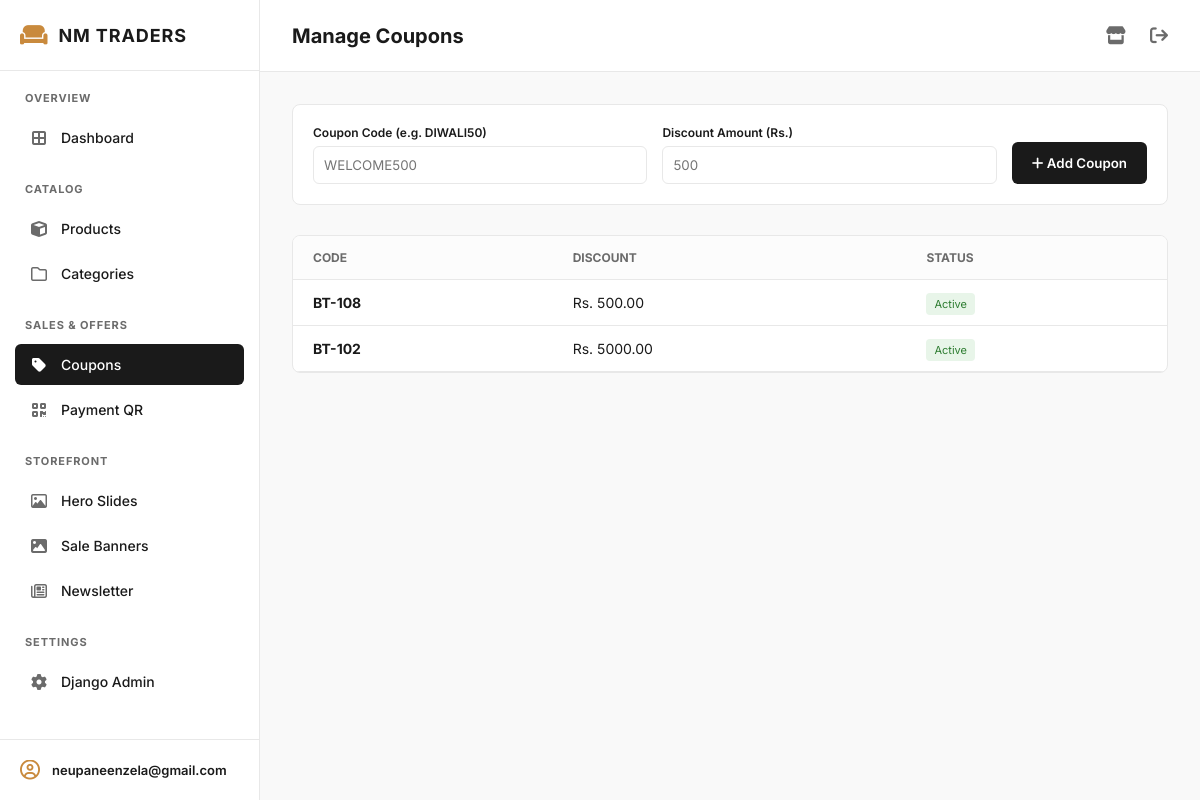
The page /management/coupons/ (signed in) on the database its author committed.
### shop/models.py (models this page shows, shortened)
class Coupon(models.Model):
    code = models.CharField(max_length=50, unique=True, help_text="e.g. DIWALI50")
    discount_amount = models.DecimalField(max_digits=10, decimal_places=2, help_text="Amount in Rs.")
    is_active = models.BooleanField(default=True)

### shop/views.py (the view, shortened to what this page needs)
# urls.py: path('management/coupons/', views.admin_coupon_list, name='admin_coupon_list'),
@staff_member_required
def admin_coupon_list(request):
    coupons = Coupon.objects.all().order_by('-id')
    return render(request, 'admin_panel/coupon_list.html', {'coupons': coupons})

### shop/context_processors.py (called while the page is built)
def site(request):
    cart = request.session.get('cart', {}) if hasattr(request, 'session') else {}
    return {
        'site': SiteSetting.objects.first() or SiteSetting(),
        'nav_categories': Category.objects.all()[:6],
        'cart_count': sum(cart.values()) if cart else 0,
    }

### shop/templates/admin_panel/coupon_list.html (shortened to what this page needs)
{% extends 'admin_panel/admin_base.html' %}
{% block page_header %}Manage Coupons{% endblock %}
{% block content %}
<form method="POST" class="form-inline">
  <div class="form-group">
    <label>Coupon Code (e.g. DIWALI50)</label>
    <input type="text" name="code" class="form-control" required placeholder="WELCOME500">
  </div>
  <div class="form-group">
    <label>Discount Amount (Rs.)</label>
    <input type="number" name="discount_amount" class="form-control" required placeholder="500">
  </div>
  <button type="submit" class="btn-add"><i class="fa fa-plus"></i> Add Coupon</button>
</form>
<div class="table-card">
  <table>
    <thead>
      <tr>
        <th>Code</th>
        <th>Discount</th>
        <th>Status</th>
      </tr>
    </thead>
    <tbody>
      {% for c in coupons %}
      <tr>
        <td><strong>{{ c.code }}</strong></td>
        <td>Rs. {{ c.discount_amount }}</td>
        <td>
          {% if c.is_active %}<span class="badge badge-green" style="background:#e8f5e9;color:#2e7d32;padding:4px 8px;border-radius:4px;font-size:11px;">Active</span>
          {% else %}<span class="badge badge-red" style="background:#ffebee;color:#c62828;padding:4px 8px;border-radius:4px;font-size:11px;">Inactive</span>{% endif %}
        </td>
      </tr>
      {% empty %}
      <tr><td colspan="3" style="text-align:center; padding:20px;">No coupons found.</td></tr>
      {% endfor %}
    </tbody>
  </table>
</div>
{% endblock %}

### shop/templates/admin_panel/admin_base.html (shortened to what this page needs)
{% load static %}
<!doctype html>
<html lang="en">
<head>
  <link rel="stylesheet" href="https://cdnjs.cloudflare.com/ajax/libs/font-awesome/6.5.0/css/all.min.css">
</head>
<body>
  <aside class="sidebar" id="sidebar">
    <div class="sidebar-header">
      <div class="brand">
        <i class="fa-solid fa-couch"></i> NM Traders
      </div>
    </div>
    <div class="nav-group">
      <p class="nav-label">Overview</p>
      <a href="{% url 'shop:admin_dashboard' %}" class="nav-item {% if request.resolver_match.url_name == 'admin_dashboard' %}active{% endif %}">
        <i class="fa-solid fa-border-all"></i> Dashboard
      </a>
    </div>
    <div class="nav-group">
      <p class="nav-label">Catalog</p>
      <a href="{% url 'shop:admin_product_list' %}" class="nav-item {% if 'product' in request.resolver_match.url_name %}active{% endif %}">
        <i class="fa-solid fa-cube"></i> Products
      </a>
      <a href="#" class="nav-item"><i class="fa-regular fa-folder"></i> Categories</a>
    </div>
    <div class="nav-group">
      <p class="nav-label">Sales & Offers</p>
      <a href="{% url 'shop:admin_coupon_list' %}" class="nav-item {% if 'coupon' in request.resolver_match.url_name %}active{% endif %}">
        <i class="fa-solid fa-tag"></i> Coupons
      </a>
      <a href="{% url 'shop:admin_qr_manage' %}" class="nav-item {% if 'qr' in request.resolver_match.url_name %}active{% endif %}">
        <i class="fa-solid fa-qrcode"></i> Payment QR
      </a>
    </div>
    <div class="nav-group">
      <p class="nav-label">Storefront</p>
      <a href="#" class="nav-item"><i class="fa-regular fa-image"></i> Hero Slides</a>
      <a href="#" class="nav-item"><i class="fa-solid fa-image"></i> Sale Banners</a>
      <a href="#" class="nav-item"><i class="fa-regular fa-newspaper"></i> Newsletter</a>
    </div>
    <div class="nav-group">
      <p class="nav-label">Settings</p>
      <a href="/admin/" target="_blank" class="nav-item"><i class="fa-solid fa-gear"></i> Django Admin</a>
    </div>
    <div class="sidebar-footer">
      <div class="user-profile">
        <i class="fa-regular fa-circle-user"></i>
        {{ request.user.email|default:request.user.username }}
      </div>
    </div>
  </aside>
  <main class="main-content">
    <header class="topbar">
      <div class="topbar-left">
        {% block page_header %}Dashboard{% endblock %}
      </div>
      <div class="topbar-right">
        <a href="/" target="_blank" title="View Storefront"><i class="fa-solid fa-store"></i></a>
        <a href="/admin/logout/" title="Log out"><i class="fa-solid fa-arrow-right-from-bracket"></i></a>
      </div>
    </header>
    <div class="content-body">
      {% block content %}{% endblock %}
    </div>
  </main>
</body>
</html>

### shop/templates/admin_panel/admin_base.html (style rules this page uses)
:root { --primary: #1a1a1a; --primary-hover: #333; --accent: #c98a3d; --bg: #f9f9f9; --surface: #ffffff; --text: #1a1a1a; --muted: #6b6b6b; --border: #e8e8e8; }
* { box-sizing: border-box; margin: 0; padding: 0; font-family: 'Inter', sans-serif; }
body { background: var(--bg); color: var(--text); display: flex; min-height: 100vh; }
.sidebar { width: 260px; background: var(--surface); border-right: 1px solid var(--border); display: flex; flex-direction: column; position: fixed; height: 100vh; overflow-y: auto; transition: transform 0.3s; z-index: 100; }
.sidebar-header { padding: 24px 20px; display: flex; align-items: center; justify-content: space-between; border-bottom: 1px solid var(--border); }
.brand { font-size: 18px; font-weight: 700; color: var(--text); display: flex; align-items: center; gap: 10px; text-transform: uppercase; letter-spacing: 0.05em; }
.brand i { color: var(--accent); font-size: 22px; }
.nav-group { padding: 20px 15px 0; }
.nav-label { font-size: 11px; font-weight: 700; color: var(--muted); text-transform: uppercase; letter-spacing: 0.08em; margin-bottom: 12px; padding-left: 10px; }
.nav-item { display: flex; align-items: center; gap: 12px; padding: 12px 14px; margin-bottom: 4px; border-radius: 6px; color: var(--text); text-decoration: none; font-size: 14px; font-weight: 500; transition: all 0.2s; }
.nav-item i { width: 20px; text-align: center; font-size: 16px; color: var(--muted); transition: color 0.2s; }
.nav-item.active { background: var(--primary); color: #fff; }
.nav-item.active i { color: #fff; }
.sidebar-footer { margin-top: auto; padding: 20px; border-top: 1px solid var(--border); }
.user-profile { display: flex; align-items: center; gap: 12px; font-size: 13px; font-weight: 600; color: var(--text); overflow: hidden; white-space: nowrap; text-overflow: ellipsis; }
.user-profile i { color: var(--accent); font-size: 20px; }
.main-content { flex: 1; margin-left: 260px; display: flex; flex-direction: column; }
.topbar { background: var(--surface); height: 72px; display: flex; align-items: center; justify-content: space-between; padding: 0 32px; border-bottom: 1px solid var(--border); }
.topbar-left { display: flex; align-items: center; gap: 16px; font-size: 20px; font-weight: 700; }
.topbar-right { display: flex; align-items: center; gap: 24px; color: var(--muted); font-size: 18px; }
.topbar-right a { color: inherit; text-decoration: none; transition: color 0.2s; }
.content-body { padding: 32px; max-width: 1200px; margin: 0 auto; width: 100%; }

### shop/templates/admin_panel/coupon_list.html (style rules this page uses)
.form-inline { display: flex; gap: 15px; align-items: flex-end; background: #fff; padding: 20px; border-radius: 8px; border: 1px solid var(--border); margin-bottom: 30px; }
.form-group { flex: 1; }
.form-group label { display: block; font-size: 12px; font-weight: 600; margin-bottom: 6px; }
.form-control { width: 100%; padding: 10px; border: 1px solid var(--border); border-radius: 6px; }
.btn-add { background: var(--primary); color: #fff; border: none; padding: 10px 20px; border-radius: 6px; cursor: pointer; font-weight: 600; height: 42px; }
.table-card { background: #fff; border: 1px solid var(--border); border-radius: 8px; overflow: hidden; }
table { width: 100%; border-collapse: collapse; text-align: left; }
th { background: #fcfcfc; padding: 14px 20px; font-size: 12px; color: var(--muted); text-transform: uppercase; border-bottom: 1px solid var(--border); }
td { padding: 14px 20px; border-bottom: 1px solid var(--border); font-size: 14px; }

### rows shown on the page
Coupon: code "BT-108", discount_amount "500.00", is_active "Active"
Coupon: code "BT-102", discount_amount "5000.00", is_active "Active"

### other values the page prints
{{ request.user.email|default:request.user.username }} "neupaneenzela@gmail.com"
